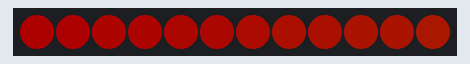
The sketch below on a simulated Arduino Uno, built with avr-gcc and run on an emulated ATmega328P. Parts: 12 RGB LEDs in strip order, left to right. Dim RGB values are drawn brighter than linear.

Above: at 0.15 s.
At 4.87 s:
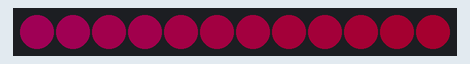
At 9.9 s:
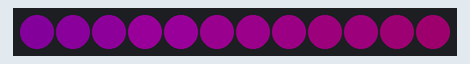
At 19.95 s:
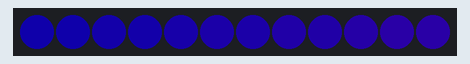
At 29.7 s:
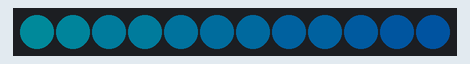
At 39.75 s:
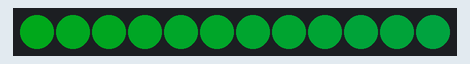

The sketch:

light1.ino
```cpp
// (licence header left out)
#include <Adafruit_NeoPixel.h>

#ifdef __AVR__
 #include <avr/power.h> // Required for 16 MHz Adafruit Trinket
#endif

#define PIN        6 // Attach the neopixel on pin 6
#define NUMPIXELS 12 // NeoPixel 12 ring

Adafruit_NeoPixel strip =  Adafruit_NeoPixel(NUMPIXELS, PIN, NEO_GRB + NEO_KHZ800);

void setup() {
  // This is for Trinket 5V 16MHz, you can remove these three lines if you are not using a Trinket
  #if defined (__AVR_ATtiny85__)
    if (F_CPU == 16000000) clock_prescale_set(clock_div_1);
  #endif
  // End of trinket special code

  strip.begin();
  strip.setBrightness(50);
  strip.show(); // Initialize all pixels to 'off'
}

void loop() {
rainbow(20);
}
void rainbow(uint8_t wait) {
  uint16_t i, j;

  for(j=0; j<256; j++) {
    for(i=0; i<strip.numPixels(); i++) {
      strip.setPixelColor(i, Wheel((i+j) & 255));
    }
    strip.show();
    delay(wait);
  }
}

// Input a value 0 to 255 to get a color value.
// The colours are a transition r - g - b - back to r.
uint32_t Wheel(byte WheelPos) {
  WheelPos = 255 - WheelPos;
  if(WheelPos < 85) {
    return strip.Color(255 - WheelPos * 3, 0, WheelPos * 3);
  }
  if(WheelPos < 170) {
    WheelPos -= 85;
    return strip.Color(0, WheelPos * 3, 255 - WheelPos * 3);
  }
  WheelPos -= 170;
  return strip.Color(WheelPos * 3, 255 - WheelPos * 3, 0);
}
```
